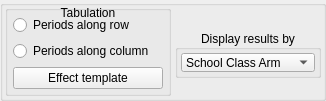
              <widget class="QGroupBox" name="groupBox_43">
               <property name="geometry">
                <rect>
                 <x>5</x>
                 <y>-5</y>
                 <width>326</width>
                 <height>101</height>
                </rect>
               </property>
               <property name="title">
                <string/>
               </property>
               <widget class="QGroupBox" name="groupBox_60">
                <property name="geometry">
                 <rect>
                  <x>5</x>
                  <y>5</y>
                  <width>166</width>
                  <height>91</height>
                 </rect>
                </property>
                <property name="toolTip">
                 <string>&lt;html&gt;&lt;head/&gt;&lt;body&gt;&lt;p&gt;The buttons within describe the orientation of the table generated by the timetable, whether: The periods should lie along the rows with class arms lying along the columns or the periods lie along the columns, with class arms lying across the columns.&lt;/p&gt;&lt;/body&gt;&lt;/html&gt;</string>
                </property>
                <property name="title">
                 <string/>
                </property>
                <widget class="QLabel" name="label_102">
                 <property name="geometry">
                  <rect>
                   <x>10</x>
                   <y>0</y>
                   <width>146</width>
                   <height>16</height>
                  </rect>
                 </property>
                 <property name="toolTip">
                  <string>&lt;html&gt;&lt;head/&gt;&lt;body&gt;&lt;p&gt;Select Template with which the output pages will be rendered.&lt;/p&gt;&lt;/body&gt;&lt;/html&gt;</string>
                 </property>
                 <property name="text">
                  <string>Tabulation</string>
                 </property>
                 <property name="alignment">
                  <set>Qt::AlignCenter</set>
                 </property>
                 <property name="wordWrap">
                  <bool>true</bool>
                 </property>
                </widget>
                <widget class="QGroupBox" name="groupBox_57">
                 <property name="geometry">
                  <rect>
                   <x>6</x>
                   <y>5</y>
                   <width>154</width>
                   <height>86</height>
                  </rect>
                 </property>
                 <property name="toolTip">
                  <string/>
                 </property>
                 <property name="styleSheet">
                  <string notr="true">QGroupBox{
	border:none;
}</string>
                 </property>
                 <property name="title">
                  <string/>
                 </property>
                 <layout class="QVBoxLayout" name="verticalLayout_45">
                  <property name="spacing">
                   <number>3</number>
                  </property>
                  <property name="leftMargin">
                   <number>2</number>
                  </property>
                  <property name="topMargin">
                   <number>2</number>
                  </property>
                  <property name="rightMargin">
                   <number>2</number>
                  </property>
                  <property name="bottomMargin">
                   <number>2</number>
                  </property>
                  <item>
                   <widget class="QRadioButton" name="radioButton">
                    <property name="text">
                     <string>Periods along row</string>
                    </property>
                   </widget>
                  </item>
                  <item>
                   <widget class="QRadioButton" name="radioButton_2">
                    <property name="text">
                     <string>Periods along column</string>
                    </property>
                   </widget>
                  </item>
                  <item>
                   <widget class="QPushButton" name="pushButton_9">
                    <property name="text">
                     <string>Effect template</string>
                    </property>
                   </widget>
                  </item>
                 </layout>
                </widget>
               </widget>
               <widget class="QGroupBox" name="groupBox_38">
                <property name="geometry">
                 <rect>
                  <x>175</x>
                  <y>30</y>
                  <width>146</width>
                  <height>48</height>
                 </rect>
                </property>
                <property name="title">
                 <string>Display results by</string>
                </property>
                <property name="alignment">
                 <set>Qt::AlignCenter</set>
                </property>
                <layout class="QVBoxLayout" name="verticalLayout_28">
                 <property name="spacing">
                  <number>2</number>
                 </property>
                 <property name="leftMargin">
                  <number>3</number>
                 </property>
                 <property name="topMargin">
                  <number>3</number>
                 </property>
                 <property name="rightMargin">
                  <number>3</number>
                 </property>
                 <property name="bottomMargin">
                  <number>3</number>
                 </property>
                 <item>
                  <widget class="QComboBox" name="comboBox_7">
                   <item>
                    <property name="text">
                     <string>School Class Arm</string>
                    </property>
                   </item>
                   <item>
                    <property name="text">
                     <string>Day</string>
                    </property>
                   </item>
                   <item>
                    <property name="text">
                     <string>Teacher</string>
                    </property>
                   </item>
                  </widget>
                 </item>
                </layout>
               </widget>
              </widget>
